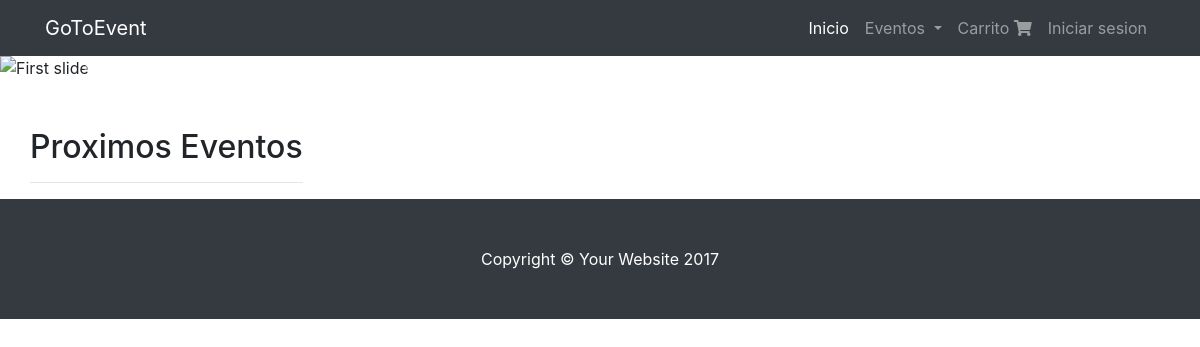
Page /GoToEvent/index.php on the earlier database version.
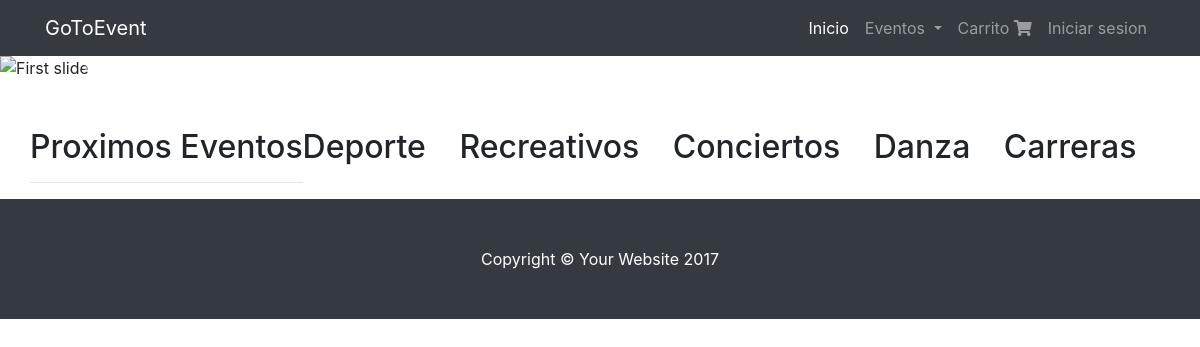
Same page on the later database version.
### tables this page shows
CREATE TABLE `categories` (
  `id_category` int(11) NOT NULL,
  `description` varchar(50) DEFAULT NULL
);

### GoToEvent/controllers/viewscontroller.php (called while the page is built, shortened)
<?php
class ViewsController {
    public function index()
    {
        $this->userController = new C_User;
        $user = $this->userController->checkSession();
        $this->categoryController = new C_Category();
        $categoryList = $this->categoryController->readCategoriesSet();
        require(ROOT . VIEWS . 'Home.php');
    }
}
?>

### GoToEvent/index.php (called while the page is built, shortened)
<?php
	require_once "config/Autoload.php";
	require_once "config/Router.php";
    require_once "daos/daodb/Singleton.php";
    require_once "daos/daoList/Singleton.php";
  Router::direccionar(new Request());
?>

### GoToEvent/daos/daodb/Singleton.php (called while the page is built)
<?php namespace daos\daodb;
class Singleton
{
	private static $instance=array();
	public static function getInstance()
	{
		$miclase=get_called_class();
		if(!isset(self::$instance[$miclase]))
			{
				self::$instance[$miclase]=new $miclase;
			}
		return self::$instance[$miclase];
	}
}
?>

### GoToEvent/controllers/usercontroller.php (called while the page is built, shortened)
<?php
class UserController
{
	protected $dao;
	function __construct()
	{
		$this->dao = Dao::getInstance();
	}
	public function checkSession ()
	{
        if(isset($_SESSION['user'])) {
            $user = $this->dao->read($_SESSION['user']->getEmail());
            if($user->getPass() == $_SESSION['user']->getPass())
                return $user;
          } else {
            return false;
          }
    }
}

### GoToEvent/config/Autoload.php (called while the page is built, shortened)
<?php namespace config;
class Autoload
{
    public static function Start()
    {
        spl_autoload_register(function ($instancia) {
        	$instancia = strtolower($instancia);
            $ruta = ROOT . str_replace("\\", "/", $instancia) . ".php";
        });
    }
}

### GoToEvent/controllers/CategoryController.php (called while the page is built, shortened)
<?php
class CategoryController
{
	protected $dao;
	function __construct()
	{
		$this->dao=Dao::getInstance();
	}
	public function readCategoriesSet()
	{
		return $this->dao->readCategoriesSet();
	}
}
 ?>

### GoToEvent/daos/daodb/connection.php (called while the page is built, shortened)
<?php
class Connection {
     private $pdo = null;
     private static $instance = null;
     public function __construct()
     {
          try
          {
               $this->pdo = new \PDO("mysql:host=" . DB_HOST . ";dbname=" . DB_NAME, DB_USER, DB_PASS);
               $this->pdo->setAttribute(\PDO::ATTR_ERRMODE, \PDO::ERRMODE_EXCEPTION);
          }
          catch (Exception $ex)
          {
               throw $ex;
          }
     }
     public static function getInstance()
     {
         if(self::$instance == null)
            self::$instance = new Connection();
         return self::$instance;
     }
     public function execute($query, $parameters = array())
     {
          try
          {
               $this->pdoStatement = $this->pdo->prepare($query);
               $this->pdoStatement->execute();
               return $this->pdoStatement->fetchAll();
          }
          catch(Exception $ex)
          {
               throw $ex;
          }
     }
}

### GoToEvent/daos/daodb/categorydao.php (called while the page is built, shortened)
<?php
class CategoryDao extends Singleton implements \interfaces\Crud
{
		public function readCategoriesSet ()
		{
				$sql = "select
				ca.id_category,
				ca.description
				from calendars c inner join events e on c.id_event = e.id_event
				                  inner join categories ca on ca.id_category = e.id_category
				group by ca.id_category, ca.description";
				try
				{
						$this->connection = Connection::getInstance();
						$resultSet = $this->connection->execute($sql);
				}
				catch(PDOException $e)
				{
						echo $e;
				}
				if(!empty($resultSet))
						return $this->mapear($resultSet);
				else
						return false;
		}
	protected function mapear($value) {
		$value = is_array($value) ? $value : [];
		$resp = array_map(function($p){
		    return new M_Category( $p['description'], $p['id_category']);
        }, $value);
            return count($resp) > 0 ? $resp : null;
     }
}
 ?>

### GoToEvent/models/Category.php (called while the page is built, shortened)
<?php
class Category
{
	private $description;
	function __construct($description='',$id_category='')
	{
		$this->description = $description;
	}
	public function getDescription()
	{
		return $this->description;
	}
}
?>

### GoToEvent/views/Home.php (the view, shortened to what this page needs)
<!DOCTYPE html>
<html lang="en">
  <head>
    <link href="<?php echo BASE; ?>assets/vendor/bootstrap/css/bootstrap.min.css" rel="stylesheet">
    <link href="<?php echo BASE; ?>assets/css/shop-homepage.css" rel="stylesheet">
    <link rel="stylesheet" href="https://use.fontawesome.com/releases/v5.4.2/css/all.css">
  </head>
  <body>
    <?php include_once (VIEWS."header.php");?>
    <div id="slider" class="carousel slide mb-5" data-ride="carousel">
            <ol class="carousel-indicators">
            </ol>
            <div class="carousel-inner" role="listbox">
              <div class="carousel-item active">
                <img class="d-block w-100" src="https://bombanoise.com/wp-content/uploads/2017/08/concert.jpg" alt="First slide">
              </div>
            </div>
            <a class="carousel-control-prev" href="#slider" role="button" data-slide="prev">
              <span class="carousel-control-prev-icon" aria-hidden="true"></span>
            </a>
            <a class="carousel-control-next" href="#slider" role="button" data-slide="next">
              <span class="carousel-control-next-icon" aria-hidden="true"></span>
            </a>
          </div>
    <div class="container">
      <div class="row">
        <div class="col-lg-13">
          <h2>Proximos Eventos </h2>
          <hr>
        </div>
        <?php if($categoryList){ ?>
              <?php foreach ($categoryList as $key => $category) { ?>
                <h2><?php echo $category->getDescription(); ?></h2>
              <?php } ?>
        <?php } ?>
      </div>
    </div>
    <?php include(VIEWS. "footer.php");?>
  </body>
</html>

### GoToEvent/config/Router.php (shortened to what this page needs)
<?php
class Router
{
    public static function direccionar(Request $request)
    {
        $metodo = $request->getMetodo();
        $parametros = $request->getParametros();
        $controlador = new $objeto();
        if (!isset($parametros)) {
            call_user_func(array($controlador, $metodo));
        } else {
            call_user_func_array(array($controlador, $metodo), $parametros);
        }
    }
}

### GoToEvent/views/header.php (shortened to what this page needs)
<nav class="navbar navbar-expand-lg navbar-dark bg-dark fixed-top">
  <div class="container">
    <a class="navbar-brand" href="<?php echo BASE; ?>views/index">GoToEvent</a>
    <div class="collapse navbar-collapse" id="navbarResponsive">
      <ul class="navbar-nav ml-auto">
        <li class="nav-item active">
          <a class="nav-link" href="<?php echo BASE; ?>views/index">Inicio
          </a>
        </li>
        <li class="nav-item">
              <li class="nav-item dropdown">
                <a class="nav-link dropdown-toggle" href="#" id="navbarDropdownMenuLink" role="button" data-toggle="dropdown" aria-haspopup="true" aria-expanded="false">
                    Eventos
                </a>
              </li>
        </li>
        <li class="nav-item">
          <a class="nav-link" href="<?php echo BASE; ?>views/shoppingcart">Carrito <i class="fas fa-shopping-cart"></i></a>
        </li>
        <li class="nav-item">
          <?php  if(!$user){ ?>
          <a class="nav-link" href="<?php echo BASE; ?>views/login">Iniciar sesion</a>
        <?php } ?>
        </li>
      </ul>
    </div>
  </div>
</nav>

### GoToEvent/views/footer.php
<footer class="py-5 bg-dark" >
      <div class="container">
      <p class="m-0 text-center text-white">Copyright &copy; Your Website 2017</p>
      </div>
</footer>

### GoToEvent/assets/css/shop-homepage.css (style rules this page uses)
body { padding-top: 54px; }
@media (min-width: 992px) { body { padding-top: 56px; } }

Differences in the rows shown:
added categories: description "Deporte"
added categories: description "Recreativos"
added categories: description "Conciertos"
added categories: description "Danza"
added categories: description "Carreras"
